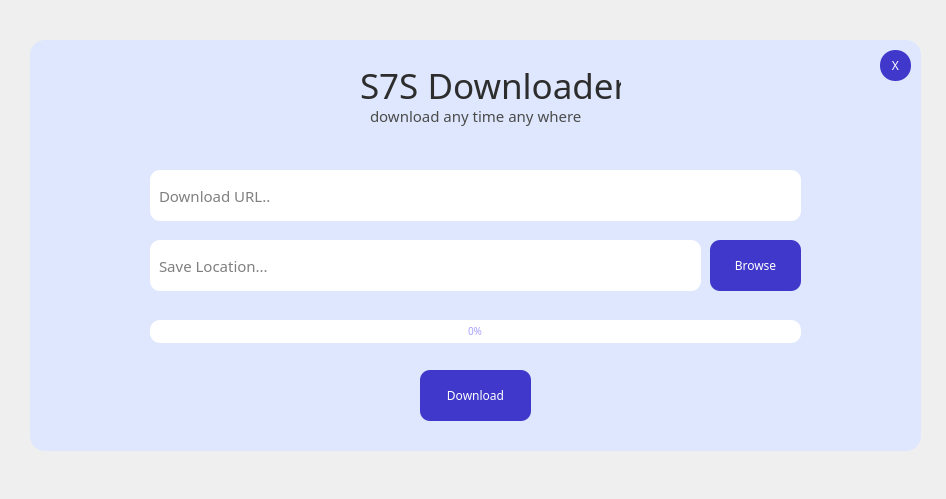
<?xml version="1.0" encoding="UTF-8"?>
<ui version="4.0">
 <class>Form</class>
 <widget class="QWidget" name="Form">
  <property name="geometry">
   <rect>
    <x>0</x>
    <y>0</y>
    <width>946</width>
    <height>499</height>
   </rect>
  </property>
  <property name="windowTitle">
   <string>Form</string>
  </property>
  <property name="styleSheet">
   <string notr="true">::placeholder{
	margin-left: 10px;
}</string>
  </property>
  <widget class="QWidget" name="widget" native="true">
   <property name="geometry">
    <rect>
     <x>30</x>
     <y>40</y>
     <width>891</width>
     <height>411</height>
    </rect>
   </property>
   <property name="styleSheet">
    <string notr="true">background-color: #dee7fd;
border-radius: 15px;</string>
   </property>
   <widget class="QLabel" name="label">
    <property name="geometry">
     <rect>
      <x>330</x>
      <y>20</y>
      <width>261</width>
      <height>51</height>
     </rect>
    </property>
    <property name="styleSheet">
     <string notr="true">font-family: Pacifico;
color: #2d2d2d;
font-size: 35px;</string>
    </property>
    <property name="text">
     <string>S7S Downloader</string>
    </property>
   </widget>
   <widget class="QLabel" name="label_2">
    <property name="geometry">
     <rect>
      <x>340</x>
      <y>50</y>
      <width>231</width>
      <height>51</height>
     </rect>
    </property>
    <property name="styleSheet">
     <string notr="true">font-family: Poppins, san-serif;
color: #4b4b4b;
font-size: 15px;</string>
    </property>
    <property name="text">
     <string>download any time any where</string>
    </property>
   </widget>
   <widget class="QLineEdit" name="lineEdit">
    <property name="geometry">
     <rect>
      <x>120</x>
      <y>130</y>
      <width>651</width>
      <height>51</height>
     </rect>
    </property>
    <property name="styleSheet">
     <string notr="true">background-color: white;
border-radius: 10px;
font-size: 15px;
font-family: poppins,sans-serif;
padding-left: 7px;</string>
    </property>
    <property name="placeholderText">
     <string comment="10">Download URL..</string>
    </property>
   </widget>
   <widget class="QLineEdit" name="lineEdit_2">
    <property name="geometry">
     <rect>
      <x>120</x>
      <y>200</y>
      <width>551</width>
      <height>51</height>
     </rect>
    </property>
    <property name="styleSheet">
     <string notr="true">background-color: white;
border-radius: 10px;
font-size: 15px;
font-family: poppins,sans-serif;
padding-left: 7px;</string>
    </property>
    <property name="placeholderText">
     <string comment="10">Save Location...</string>
    </property>
   </widget>
   <widget class="QPushButton" name="pushButton">
    <property name="geometry">
     <rect>
      <x>680</x>
      <y>200</y>
      <width>91</width>
      <height>51</height>
     </rect>
    </property>
    <property name="cursor">
     <cursorShape>PointingHandCursor</cursorShape>
    </property>
    <property name="styleSheet">
     <string notr="true">QPushButton{
background-color: #3f38cb;
border-radius: 10px;
color: white;
font-family: poppins, sans-serif;
font-weight: Medium;
font-size: 12px;
}

QPushButton:hover{
	background-color:#2e2a9c ;
}</string>
    </property>
    <property name="text">
     <string>Browse</string>
    </property>
   </widget>
   <widget class="QProgressBar" name="progressBar">
    <property name="geometry">
     <rect>
      <x>120</x>
      <y>280</y>
      <width>651</width>
      <height>23</height>
     </rect>
    </property>
    <property name="styleSheet">
     <string notr="true">QProgressBar{
color:#a5a0ff ;
background-color: white;
border-radius: 10px;
font-size: 10px;
text-align: center;
font-family: poppins,sans-serif;
}
QProgressBar::chunk {
 background-color: #3f38cb; 
 border-radius: 10px;
}

</string>
    </property>
    <property name="value">
     <number>0</number>
    </property>
   </widget>
   <widget class="QPushButton" name="pushButton_2">
    <property name="geometry">
     <rect>
      <x>390</x>
      <y>330</y>
      <width>111</width>
      <height>51</height>
     </rect>
    </property>
    <property name="cursor">
     <cursorShape>PointingHandCursor</cursorShape>
    </property>
    <property name="styleSheet">
     <string notr="true">QPushButton{
background-color: #3f38cb;
border-radius: 10px;
color: white;
font-family: poppins, sans-serif;
font-weight: Medium;
font-size: 12px;
}

QPushButton:hover{
	background-color:#2e2a9c ;
}</string>
    </property>
    <property name="text">
     <string>Download</string>
    </property>
   </widget>
   <widget class="QPushButton" name="pushButton_3">
    <property name="geometry">
     <rect>
      <x>850</x>
      <y>10</y>
      <width>31</width>
      <height>31</height>
     </rect>
    </property>
    <property name="cursor">
     <cursorShape>PointingHandCursor</cursorShape>
    </property>
    <property name="styleSheet">
     <string notr="true">QPushButton{
background-color: #3f38cb;
border-radius: 15px;
color: white;
font-family: poppins, sans-serif;
font-weight: Medium;
font-size: 12px;
}

QPushButton:hover{
	background-color:#2e2a9c ;
}</string>
    </property>
    <property name="text">
     <string>X</string>
    </property>
   </widget>
   <zorder>label_2</zorder>
   <zorder>label</zorder>
   <zorder>lineEdit</zorder>
   <zorder>lineEdit_2</zorder>
   <zorder>pushButton</zorder>
   <zorder>progressBar</zorder>
   <zorder>pushButton_2</zorder>
   <zorder>pushButton_3</zorder>
  </widget>
 </widget>
 <resources/>
 <connections/>
</ui>
